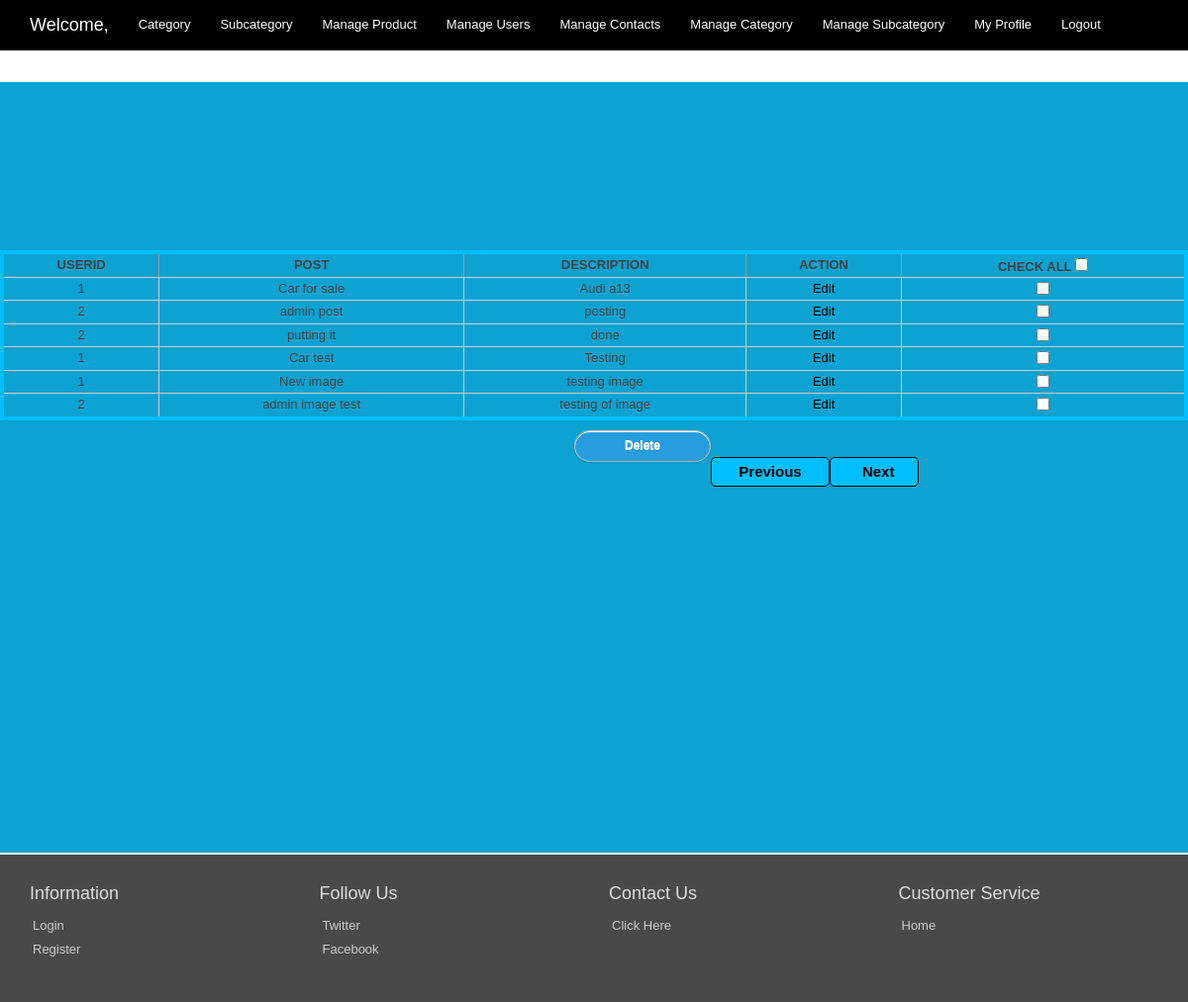
The page /adminmanagepost.php on the database its author committed.
### tables this page shows
CREATE TABLE `post` (
  `postid` int(11) NOT NULL auto_increment,
  `postname` varchar(255) default NULL,
  `description` varchar(255) default NULL,
  `userid` int(11) default NULL,
  `imagename` varchar(255) default NULL,
  PRIMARY KEY  (`postid`)
);

### adminmanagepost.php (the view, shortened to what this page needs)
<!DOCTYPE html>
<html lang="en">
	<head>
		<link href="css/bootstrap.min.css" rel="stylesheet">
		<link href="//netdna.bootstrapcdn.com/font-awesome/4.1.0/css/font-awesome.min.css" rel="stylesheet">
		<link href="css/styles.css" rel="stylesheet">
	</head>
	<body>
<?php include('adminheader.php'); ?>
<section class="container1">
<link href="style.css" rel="stylesheet" type="text/css" media="all" />
<div>
<div>
<?php
include_once "config.php";
?>
<?php
$q="select count(*) \"total\" from post";
 $ros=mysqli_query($conn,$q);
  $row=(mysqli_fetch_array($ros));
  $total=$row['total'];
  $dis=15;
  $total_page=ceil($total/$dis);
  $page_cur=(isset($_GET['page']))?$_GET['page']:1;
  $k=($page_cur-1)*$dis;
?>
<?php
@$sq1="SELECT * from post limit $k,$dis";
@$rs1=mysqli_query($conn,$sq1);
@$num=mysqli_num_rows($rs1);
if($num){
?>
<div style="margin-top:100px; margin-bottom:200px;">
  <form action="admindelete.php" method="post" name="data_table">
  <table border="1" id="table_data" style="border:4px solid deepSkyBlue; border-radius:10px;width:100%;text-align:center;">
    <th class="text">UserID</th>
    <th  class="text">Post</th>
    <th class="text">Description</th>
    <th class="text">ACTION</th>
    <th class="text">Check All <input type="checkbox" id="check_all" value=""></th>
    <?php
while($row1=mysqli_fetch_array($rs1))
{
?>
<tr>
  <td><?php echo $row1["userid"]?></td>
  <td><?php echo $row1['postname']?></td>
  <td><?php echo $row1['description']?></td>
  <td id="edit"><a href="adminedit.php?edit_id=<?php echo $row1['postid']?>">Edit</td>
  <td id="edit">
  <input type="checkbox" value="<?php echo $row1['userid']; ?>" name="data[]" id="data"></td>
</tr>
<?php } ?>
  </table>
     <input name="submit" style="float:left; width:100px; height:30px; margin-left:580px; margin-top:10px; background:#279ddd;color: white " type="submit" value="Delete" id="submit">
       </form>
<?php
echo '<br/>';
echo '<br/>';
if($page_cur>1)
  {
    echo '<a href="adminmanagepost.php?page='.($page_cur-1).'" style="cursor:pointer;color:silver;" ><input style="cursor:pointer;background-color:#00BFFF;border:1px black solid;border-radius:5px;width:120px;height:30px;color:white;font-size:15px;font-weight:bold;" type="button" value=" Previous "></a>';
  }
  else
  {
    echo '<input style="background-color:#00BFFF;border:1px black solid;border-radius:5px;width:120px;height:30px;color:black;font-size:15px;font-weight:bold;" type="button" value=" Previous ">';
  }
  if($page_cur<$total_page)
  {
    echo '<a href="adminmanagepost.php?page='.($page_cur+1).'"><input style="cursor:pointer;background-color:#00BFFF;border:1px black solid;border-radius:5px;width:90px;height:30px;color:white;font-size:15px;font-weight:bold;" type="button" value=" Next "></a>';
  }
  else
  {
   echo '<input style="background-color:#00BFFF;border:1px black solid;border-radius:5px;width:90px;height:30px;color:black;font-size:15px;font-weight:bold;" type="button" value="   Next ">';
  }
?>
<?php
}
  ?>
</div>
  </section>
<?php include('footer.php'); ?>
	</body>
</html>

### adminheader.php (shortened to what this page needs)
<nav class="navbar navbar-trans navbar-fixed-top" role="navigation"  style="background:black">
  <div class="container">
    <div class="navbar-header">
      <?php
$registerid=$_SESSION['userid'];
$sql="SELECT * from registration WHERE registerid='$registerid'";
$res=mysqli_query($conn,$sql);
$row=mysqli_fetch_array($res);
$username=$row['username'];
      ?>
      <a class="navbar-brand" href="adminpage.php">Welcome, <?php echo $username;?></a>
    </div>
    <div class="navbar-collapse collapse" id="navbar-collapsible">
      <ul class="nav navbar-nav navbar-left">
         <li><a href="adminaddcategory.php">Category</a></li>
        <li><a href="adminaddsubcat.php">Subcategory</a></li>
        <li><a href="adminmanagepost.php">Manage Product</a></li>
        <li><a href="adminmanageuser.php">Manage Users</a></li>
        <li><a href="adminmanagecontacts.php">Manage Contacts</a></li>
        <li><a href="adminmanagecat.php">Manage Category</a></li>
        <li><a href="adminmanagesubcat.php">Manage Subcategory</a></li>
        <li><a href="adminprofile.php">My Profile</a></li>
        <li><a href="adminlogout.php">Logout</a></li>
        <li>&nbsp;</li>
      </ul>
    </div>
  </div>
</nav>

### footer.php
<footer id="footer" style="margin-top:-103px;border-top:2px solid white;">
  <div class="container">
    <div class="row">
      <div class="col-xs-6 col-sm-6 col-md-3 column">
          <h4>Information</h4>
          <ul class="nav">
            <li><a href="login.php">Login</a></li>
            <li><a href="register.php">Register</a></li>
          </ul>
        </div>
      <div class="col-xs-6 col-md-3 column">
          <h4>Follow Us</h4>
          <ul class="nav">
            <li><a href="www.twitter.com">Twitter</a></li>
            <li><a href="www.facebook.com">Facebook</a></li>
          </ul>
      </div>
      <div class="col-xs-6 col-md-3 column">
          <h4>Contact Us</h4>
          <ul class="nav">
            <li><a href="contactus.php">Click Here</a></li>
          </ul>
      </div>
      <div class="col-xs-6 col-md-3 column">
          <h4>Customer Service</h4>
          <ul class="nav">
            <li><a href="index.php">Home</a></li>
          </ul>
      </div>
    </div>
  </div>
</footer>

### css/styles.css (style rules this page uses)
html,body { height:100%; background:center no-repeat fixed url('/assets/example/bg_suburb.jpg'); background-size: cover; color: #404040; //background: #0ca3d2; background: #fff; }
.navbar-trans { background-color:#279ddd; color:#fff; }
.navbar-trans a { color:#fefefe; }
section { padding-top:70px; padding-bottom:50px; min-height:calc(100% - 1px); }
footer { background-color:#494949; color:#ddd; min-height:100px; padding-top:20px; padding-bottom:40px; }
footer .nav>li>a { padding:3px; color:#ccc; }

### style.css (style rules this page uses)
body { background: url(../images/bg.jpg); font-family: Arial, Helvetica, sans-serif; font-size:13px }
table#table_data { border: 1px solid #CCCCCC; width: 485px; }
table#table_data tr td { border: 1px solid #CCCCCC; text-align:center }

### adminmanagepost.php (style rules this page uses)
.container1 { margin: 83px auto; width: 100%; color: #404040; background: #0ca3d2; }
input { font-family: 'Lucida Grande', Tahoma, Verdana, sans-serif; font-size: 14px; }
input[type=submit] { padding: 0 18px; height: 29px; font-size: 12px; font-weight: bold; color: #527881; text-shadow: 0 1px #e3f1f1; background: #cde5ef; border: 1px solid; border-color: #b4ccce #b3c0c8 #9eb9c2; border-radius: 16px; outline: 0; -webkit-box-sizing: content-box; -moz-box-sizing: content-box; box-sizing: content-box; background-image: -webkit-linear-gradient(top, #edf5f8, #cde5ef); background-image: -moz-linear-gradient(top, #edf5f8, #cde5ef); background-image: -o-linear-gradient(top, #edf5f8, #cde5ef); background-image: linear-gradient(to bottom, #edf5f8, #cde5ef); -webkit-box-shadow: inset 0 1px white, 0 1px 2px rgba(0, 0, 0, 0.15); box-shadow: inset 0 1px white, 0 1px 2px rgba(0, 0, 0, 0.15); }
.text { text-align: center; }
#edit a { text-decoration: none; color: black; }

### rows shown on the page
post: userid "1", postname "Car for sale", description "Audi a13"
post: userid "2", postname "admin post", description "posting"
post: userid "2", postname "putting it", description "done"
post: userid "1", postname "Car test", description "Testing"
post: userid "1", postname "New image", description "testing image"
post: userid "2", postname "admin image test", description "testing of image"
